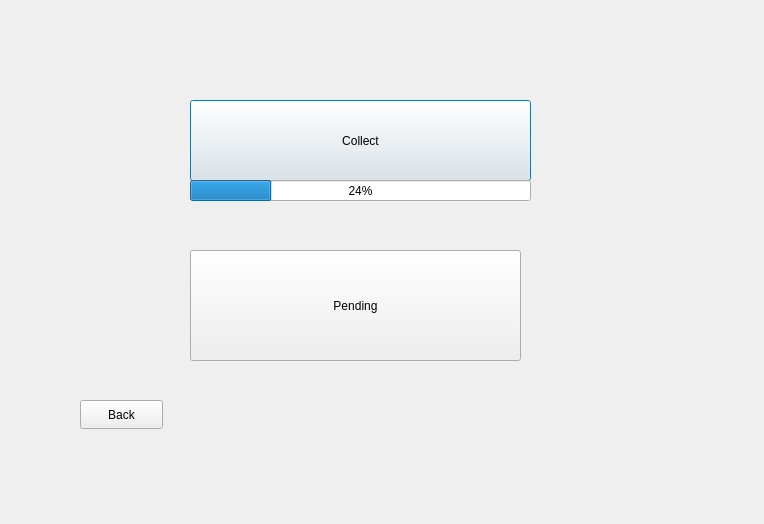
<?xml version="1.0" encoding="UTF-8"?>
<ui version="4.0">
 <class>bioUpdate</class>
 <widget class="QDialog" name="bioUpdate">
  <property name="geometry">
   <rect>
    <x>0</x>
    <y>0</y>
    <width>764</width>
    <height>524</height>
   </rect>
  </property>
  <property name="windowTitle">
   <string>Dialog</string>
  </property>
  <widget class="QPushButton" name="bioUpdateButton">
   <property name="geometry">
    <rect>
     <x>190</x>
     <y>100</y>
     <width>341</width>
     <height>81</height>
    </rect>
   </property>
   <property name="text">
    <string>Collect</string>
   </property>
  </widget>
  <widget class="QPushButton" name="bioPendingButton">
   <property name="geometry">
    <rect>
     <x>190</x>
     <y>250</y>
     <width>331</width>
     <height>111</height>
    </rect>
   </property>
   <property name="text">
    <string>Pending</string>
   </property>
  </widget>
  <widget class="QPushButton" name="bioBackButton">
   <property name="geometry">
    <rect>
     <x>80</x>
     <y>400</y>
     <width>83</width>
     <height>29</height>
    </rect>
   </property>
   <property name="text">
    <string>Back</string>
   </property>
  </widget>
  <widget class="QProgressBar" name="progressBar">
   <property name="geometry">
    <rect>
     <x>190</x>
     <y>180</y>
     <width>341</width>
     <height>21</height>
    </rect>
   </property>
   <property name="value">
    <number>24</number>
   </property>
  </widget>
 </widget>
 <resources/>
 <connections/>
</ui>
